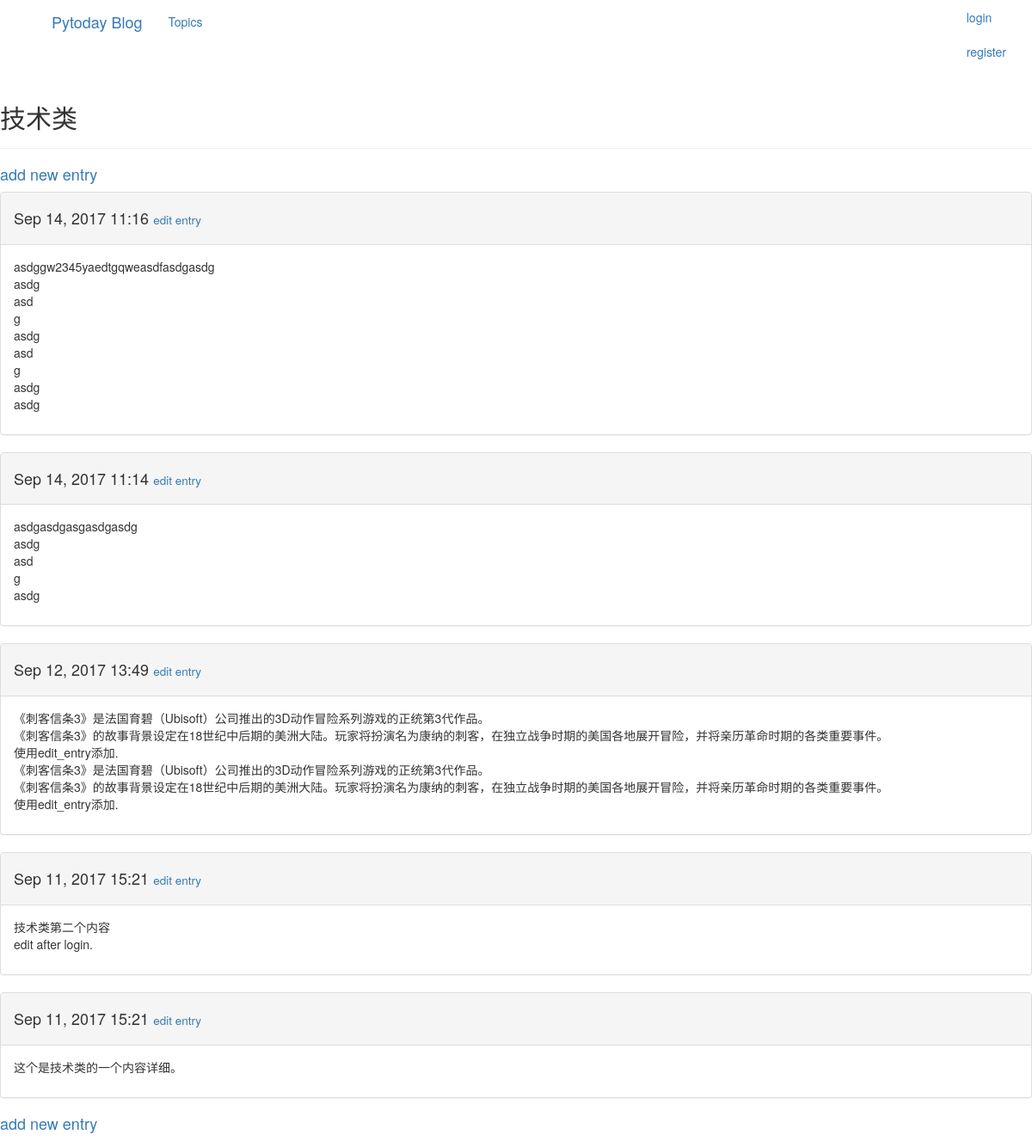
/topics/1/, run on the app's committed database.
### stuapp/models.py (models this page shows, shortened)
class Topic(models.Model):
    text = models.CharField(max_length=200)
    date_added = models.DateTimeField(auto_now_add=True)
    owner = models.ForeignKey(User)
    def __str__(self):
        return self.text

class Entry(models.Model):
    topic = models.ForeignKey(Topic)
    text = models.TextField()
    date_added = models.DateTimeField(auto_now_add=True)
    class Meta:
        verbose_name_plural = 'entries'

### stuapp/views.py (the view)
# urls.py: url(r'topics/(?P<topic_id>\d+)/$', views.topic, name='topic'),
def topic(request, topic_id):
    try:
        topic = Topic.objects.get(id=topic_id)
    except Topic.DoesNotExist:
        return render(request, 'stuapp/404.html')
    else:
        entries = topic.entry_set.order_by('-date_added')
        context = {'topic': topic, 'entries': entries, 'topic_id': topic_id}
        return render(request, 'stuapp/topic.html', context)

### templates/stuapp/topic.html (shortened to what this page needs)
<!DOCTYPE html>
<html lang="en">
<head>
</head>
<body>
{% extends "stuapp/base.html" %}
{% block header %}
    <h2>{{ topic }}</h2>
{% endblock header %}
{% block content %}
    <h4><a href="{% url 'stuapp:new_entry' topic.id %}">add new entry</a></h4>
    {% for entry in entries %}
        <div class="panel panel-default">
            <div class="panel-heading">
                <h4>
                    {{ entry.date_added|date:'M d, Y H:i' }}
                    <small>
                        <a href="{% url 'stuapp:edit_entry' entry.id %}">edit entry</a>
                    </small>
                </h4>
            </div>
            <div class="panel-body">
                {{ entry.text | linebreaks }}
            </div>
        </div>
     {% empty %}
        No entry here for topic id: {{ topic_id }}
    {% endfor %}
    <h4><a href="{% url 'stuapp:new_entry' topic.id %}">add new entry</a></h4>
{% endblock content %}

### templates/stuapp/base.html (shortened to what this page needs)
{% load bootstrap3 %}
<!DOCTYPE html>
<html lang="en">
<head>
    {% bootstrap_css %}
</head>
<body>
<nav class="container">
    <div class="container">
        <div class="nav-header" >
            <a class="navbar-brand" href="{% url 'stuapp:index' %}">
                Pytoday Blog
            </a>
        </div>
        <div id="navbar" class="navbar-collapse collapse">
            <ul class="nav navbar-nav">
                <li><a href="{% url 'stuapp:topics' %}">Topics</a></li>
            </ul>
            <ul class="nav navbar=nav navbar-right">
                {% if user.is_authenticated %}
                    <li><a>Hello, {{ user.username }}.</a></li>
                    <li><a href="{% url 'users:logout' %}">logout</a></li>
                {% else %}
                    <li><a href="{% url 'users:login' %}">login</a></li>
                    <li><a href="{% url 'users:register' %}">register</a></li>
                {% endif %}
            </ul>
        </div>
    </div>
</nav>
    <div class="containner">
        <div class="page-header">
            {% block header %} {% endblock header %}
        </div>
        <div>
            {% block content %} {% endblock content %}
        </div>
    </div>
</body>
</html>

### data on the page
Topic: text "技术类"
Entry: date_added "Sep 14, 2017 11:16", text "asdggw2345yaedtgqweasdfasdgasdg asdg asd g asdg asd g asdg asdg"
Entry: date_added "Sep 14, 2017 11:14", text "asdgasdgasgasdgasdg asdg asd g asdg"
Entry: date_added "Sep 12, 2017 13:49", text "《刺客信条3》是法国育碧（Ubisoft）公司推出的3D动作冒险系列游戏的正统第3代作品。 《刺客信条3》的故事背景设定在18世纪中后期的美洲大陆。玩家将扮演名为康纳的刺客，在独立战争时期的美国各地展开冒险，并将亲历革命时期的各类重要事件。 使用edit_entry添加. 《刺客信条3》是法国育碧（Ubisoft）公司推出的3D动作冒险系列游戏的正统第3代作品。 《刺客信条3》的故事背景设定在18世纪中后期的美洲大陆。玩家将扮演名为康纳的刺客，在独立战争时期的美国各地展开冒险，并将亲历革命时期的各类重要事件。 使用edit_entry添加."
Entry: date_added "Sep 11, 2017 15:21", text "技术类第二个内容 edit after login."
Entry: date_added "Sep 11, 2017 15:21", text "这个是技术类的一个内容详细。"
